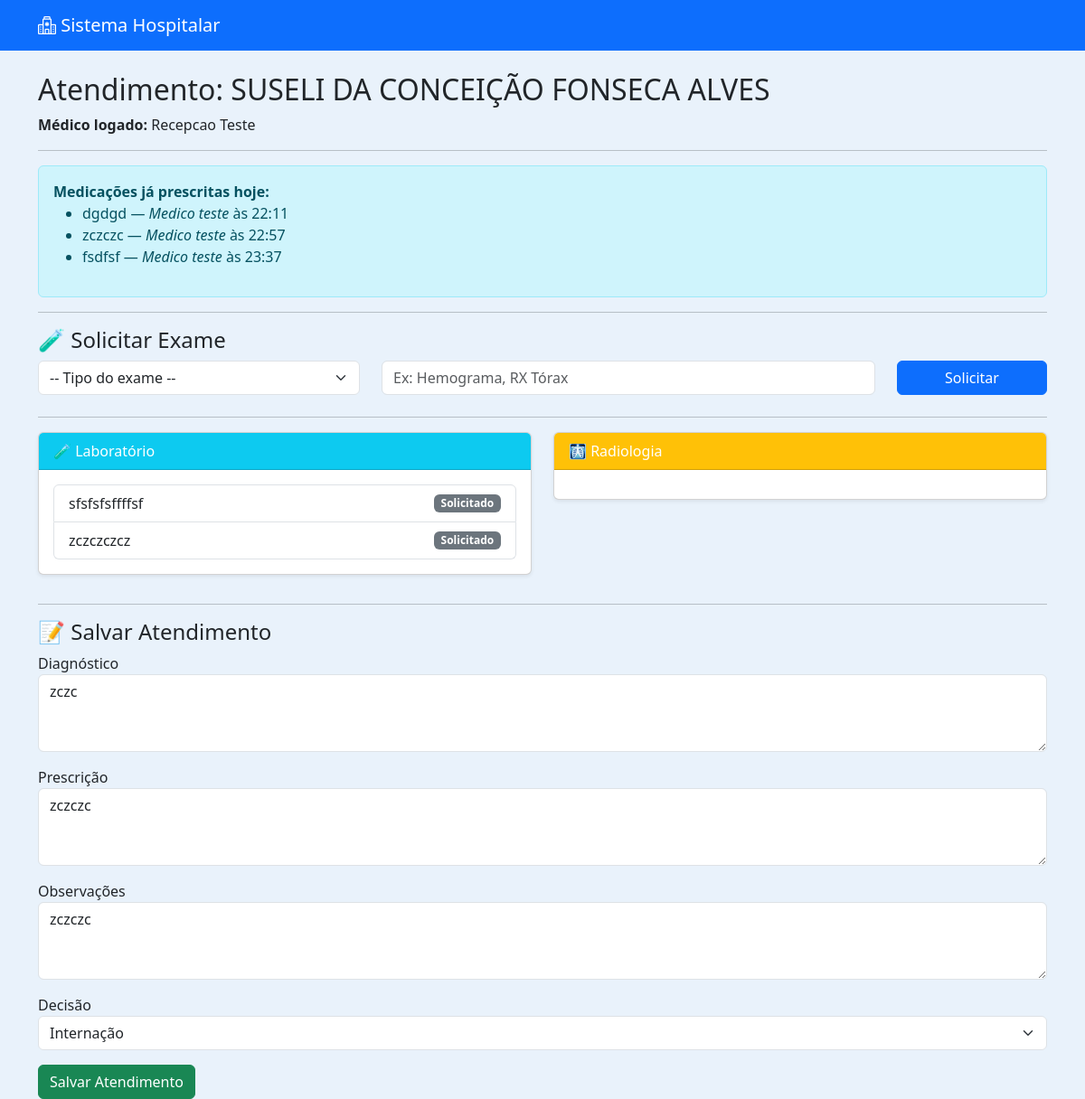
The page /medico/editar/18/ (signed in) on the database its author committed.
### medico/models.py (models this page shows, shortened)
class Atendimento(models.Model):
    paciente = models.ForeignKey(
        Paciente,
        on_delete=models.CASCADE
    )
    medico = models.ForeignKey(
        Usuario,
        on_delete=models.SET_NULL,  # ⚠ Melhor que CASCADE
        null=True,
        related_name="atendimentos_realizados"
    )
    triagem = models.OneToOneField(
        Triagem,
        on_delete=models.CASCADE
    )
    diagnostico = models.TextField(blank=True, null=True)
    prescricao = models.TextField(blank=True, null=True)
    observacoes = models.TextField(blank=True, null=True)
    DECISAO_CHOICES = [
        ("dispensar", "Dispensar"),
        ("medicacao", "Medicação"),
        ("internacao", "Internação"),
        ("exames", "Exames"),
    ]
    decisao = models.CharField(
        max_length=20,
        choices=DECISAO_CHOICES,
        blank=True,
        null=True
    )
    medicacao_aplicada = models.BooleanField(default=False)
    tecnico_aplicou = models.ForeignKey(
        Usuario,
        on_delete=models.SET_NULL,
        null=True,
        blank=True,
        related_name="medicacoes_aplicadas"
    )
    horario_medicacao = models.DateTimeField(
        null=True,
        blank=True
    )
    data_atendimento = models.DateTimeField(auto_now_add=True)
    finalizado = models.BooleanField(default=False)

class Exame(models.Model):
    TIPO_CHOICES = [
        ("laboratorio", "Laboratório"),
        ("radiologia", "Radiologia"),
    ]
    atendimento = models.ForeignKey(
        "Atendimento",
        on_delete=models.CASCADE,
        related_name="exames"
    )
    tipo = models.CharField(
        max_length=20,
        choices=TIPO_CHOICES,
        default="laboratorio"
    )
    nome = models.CharField(max_length=150)
    status = models.CharField(
        max_length=20,
        choices=[
            ("solicitado", "Solicitado"),
            ("pronto", "Pronto"),
        ],
        default="solicitado"
    )
    resultado = models.TextField(blank=True, null=True)
    data_solicitacao = models.DateTimeField(auto_now_add=True)

### pacientes/models.py (models this page shows, shortened)
class Paciente(models.Model):
    nome = models.CharField(max_length=100)
    nome_social = models.CharField(max_length=100, blank=True, null=True)
    nome_mae = models.CharField(max_length=100)
    nome_pai = models.CharField(max_length=100, blank=True, null=True)
    cpf = models.CharField(
        max_length=14,
        unique=True,
        validators=[
            RegexValidator(
                r'^\d{3}\.\d{3}\.\d{3}-\d{2}$',
                'CPF inválido! Use XXX.XXX.XXX-XX'
            )
        ]
    )
    data_nascimento = models.DateField()
    SEXO_BIOLOGICO_CHOICES = [
        ('M', 'Masculino'),
        ('F', 'Feminino'),
        ('I', 'Intersexo'),
    ]
    sexo_biologico = models.CharField(max_length=1, choices=SEXO_BIOLOGICO_CHOICES)
    identidade_genero = models.CharField(max_length=50)
    orientacao_sexual = models.CharField(max_length=50)
    NACIONALIDADE_CHOICES = [
        ('BRASILEIRA', 'Brasileira'),
        ('ARGENTINA', 'Argentina'),
        ('BOLIVIANA', 'Boliviana'),
        ('CHILENA', 'Chilena'),
        ('COLOMBIANA', 'Colombiana'),
        ('PARAGUAIA', 'Paraguaia'),
        ('PERUANA', 'Peruana'),
        ('URUGUAIA', 'Uruguaia'),
        ('VENEZUELANA', 'Venezuelana'),
        ('OUTRA', 'Outra'),
    ]
    nacionalidade = models.CharField(
        max_length=20,
        choices=NACIONALIDADE_CHOICES,
        default='BRASILEIRA'
    )
    naturalidade = models.CharField(max_length=100)
    RACA_COR_CHOICES = [
        ('BRANCA', 'Branca'),
        ('PRETA', 'Preta'),
        ('PARDA', 'Parda'),
        ('AMARELA', 'Amarela'),
        ('INDIGENA', 'Indígena'),
    ]
    raca_cor = models.CharField(max_length=10, choices=RACA_COR_CHOICES)
    ESTADO_CIVIL_CHOICES = [
        ('SOLTEIRO', 'Solteiro(a)'),
        ('CASADO', 'Casado(a)'),
        ('DIVORCIADO', 'Divorciado(a)'),
        ('VIUVO', 'Viúvo(a)'),
        ('UNIAO_ESTAVEL', 'União Estável'),
    ]
    estado_civil = models.CharField(max_length=20, choices=ESTADO_CIVIL_CHOICES)
    ESCOLARIDADE_CHOICES = [
        ('SEM_INSTRUCAO', 'Sem instrução'),
        ('FUNDAMENTAL_INCOMPLETO', 'Fundamental incompleto'),
        ('FUNDAMENTAL_COMPLETO', 'Fundamental completo'),
        ('MEDIO_INCOMPLETO', 'Médio incompleto'),
        ('MEDIO_COMPLETO', 'Médio completo'),
        ('SUPERIOR_INCOMPLETO', 'Superior incompleto'),
        ('SUPERIOR_COMPLETO', 'Superior completo'),
        ('POS_GRADUACAO', 'Pós-graduação'),
        ('MESTRADO', 'Mestrado'),
        ('DOUTORADO', 'Doutorado'),
    ]
    escolaridade = models.CharField(max_length=30, choices=ESCOLARIDADE_CHOICES)
    profissao = models.CharField(max_length=50)
    rg = models.CharField(max_length=20)
    orgao_emissor = models.CharField(max_length=10)
    UF_CHOICES = [
        ('AC','AC'), ('AL','AL'), ('AP','AP'), ('AM','AM'),
        ('BA','BA'), ('CE','CE'), ('DF','DF'), ('ES','ES'),
        ('GO','GO'), ('MA','MA'), ('MT','MT'), ('MS','MS'),
        ('MG','MG'), ('PA','PA'), ('PB','PB'), ('PR','PR'),
        ('PE','PE'), ('PI','PI'), ('RJ','RJ'), ('RN','RN'),
        ('RS','RS'), ('RO','RO'), ('RR','RR'), ('SC','SC'),
        ('SP','SP'), ('SE','SE'), ('TO','TO'),
    ]
    uf_rg = models.CharField(max_length=2, choices=UF_CHOICES)
    cep = models.CharField(
        max_length=9,
        validators=[
            RegexValidator(
                r'^\d{5}-\d{3}$',
                'CEP inválido! Use XXXXX-XXX'
            )
        ]
    )
    endereco = models.CharField(max_length=100)
    numero = models.CharField(max_length=10)
    complemento = models.CharField(max_length=50, blank=True, null=True)
    bairro = models.CharField(max_length=50)
    municipio = models.CharField(max_length=50)
    uf = models.CharField(max_length=2, choices=UF_CHOICES)
    ZONA_CHOICES = [
        ('URBANA', 'Urbana'),
        ('RURAL', 'Rural'),
    ]
    zona = models.CharField(max_length=6, choices=ZONA_CHOICES)
    telefone_fixo = models.CharField(
        max_length=15,
        blank=True,
        null=True,
        validators=[
            RegexValidator(
                r'^\(\d{2}\)\s\d{4}-\d{4}$',
                'Telefone inválido! Use (XX) XXXX-XXXX'
            )
        ]
    )
    celular = models.CharField(
        max_length=15,
        validators=[
            RegexValidator(
                r'^\(\d{2}\)\s\d{5}-\d{4}$',
                'Celular inválido! Use (XX) XXXXX-XXXX'
            )
        ]
    )
    whatsapp = models.BooleanField(default=False)
    email = models.EmailField(blank=True, null=True)
    cartao_sus = models.CharField(max_length=18, blank=True, null=True)
    criado_por = models.ForeignKey(
        User,
        on_delete=models.SET_NULL,
        null=True,
        blank=True,
        related_name='pacientes_criados'
    )
    data_criacao = models.DateTimeField(default=timezone.now, editable=False)
    data_atualizacao = models.DateTimeField(auto_now=True)

### usuarios/models.py (models this page shows, shortened)
class Usuario(AbstractUser):
    PERFIL_CHOICES = [
        ('administrador', 'Administrador'),
        ('medico', 'Médico'),
        ('enfermeiro', 'Enfermeiro'),
        ('tecnico', 'Técnico'),
        ('recepcao', 'Recepção'),
    ]
    perfil = models.CharField(max_length=20, choices=PERFIL_CHOICES, default='recepcao')
    cpf = models.CharField("CPF", max_length=14, unique=True, blank=True, null=True)
    data_nascimento = models.DateField("Data de Nascimento", blank=True, null=True)
    telefone = models.CharField("Telefone", max_length=20, blank=True, null=True)
    endereco = models.CharField("Endereço", max_length=255, blank=True, null=True)
    cidade = models.CharField("Cidade", max_length=100, blank=True, null=True)
    estado = models.CharField("Estado", max_length=50, blank=True, null=True)
    cep = models.CharField("CEP", max_length=10, blank=True, null=True)
    crm = models.CharField("CRM", max_length=20, blank=True, null=True)
    coren = models.CharField("COREN", max_length=20, blank=True, null=True)

### medico/views.py (the view, shortened to what this page needs)
# urls.py: path('editar/<int:atendimento_id>/', views.editar_atendimento, name='editar_atendimento'),
@login_required
def editar_atendimento(request, atendimento_id):
    atendimento = get_object_or_404(Atendimento, id=atendimento_id)
    paciente = atendimento.paciente
    hoje = timezone.localdate()
    atendimentos_hoje = Atendimento.objects.filter(
        paciente=paciente,
        data_atendimento__date=hoje
    ).order_by('data_atendimento')
    medicacoes_dia = [
        (a.prescricao, a.medico.get_full_name(), a.data_atendimento.time())
        for a in atendimentos_hoje
        if a.prescricao and a.prescricao.strip()
    ]
    exames = atendimento.exames.all()
    return render(request, "medico/atendimento.html", {
        "atendimento": atendimento,
        "medicacoes_dia": medicacoes_dia,
        "atendimentos_hoje": atendimentos_hoje,
        "exames": exames,
    })

### medico/templates/medico/atendimento.html (shortened to what this page needs)
{% extends 'usuarios/base.html' %}
{% block content %}
<h2>Atendimento: {{ atendimento.paciente.nome }}</h2>
<p><strong>Médico logado:</strong> {{ request.user.get_full_name }}</p>
<hr>
{% if medicacoes_dia %}
<div class="alert alert-info">
    <strong>Medicações já prescritas hoje:</strong>
    <ul>
        {% for prescricao, medico, hora in medicacoes_dia %}
            <li>{{ prescricao }} — <em>{{ medico }}</em> às {{ hora|time:"H:i" }}</li>
        {% endfor %}
    </ul>
</div>
{% endif %}
<hr>
<h4>🧪 Solicitar Exame</h4>
<form method="POST" class="mb-4">
    <div class="row mb-2">
        <div class="col-md-4">
            <select name="tipo_exame" class="form-select" required>
                <option value="">-- Tipo do exame --</option>
            </select>
        </div>
        <div class="col-md-6">
            <input type="text" name="nome_exame" placeholder="Ex: Hemograma, RX Tórax" class="form-control" required>
        </div>
        <div class="col-md-2">
            <button type="submit" class="btn btn-primary w-100">Solicitar</button>
        </div>
    </div>
</form>
<hr>
<div class="row">
    <div class="col-md-6 mb-3">
        <div class="card shadow-sm">
            <div class="card-header bg-info text-white">🧪 Laboratório</div>
            <div class="card-body">
                {% if exames %}
                <ul class="list-group">
                    {% for exame in exames %}
                        {% if exame.tipo == "laboratorio" %}
                        <li class="list-group-item d-flex justify-content-between align-items-center">
                            {{ exame.nome }}
                            {% if exame.status == "pronto" %}
                                <span class="badge bg-success">{{ exame.status|capfirst }}</span>
                            {% else %}
                                <span class="badge bg-secondary">{{ exame.status|capfirst }}</span>
                            {% endif %}
                        </li>
                        {% endif %}
                    {% endfor %}
                </ul>
                {% else %}
                    <p class="text-muted">Nenhum exame solicitado.</p>
                {% endif %}
            </div>
        </div>
    </div>
    <div class="col-md-6 mb-3">
        <div class="card shadow-sm">
            <div class="card-header bg-warning text-white">🩻 Radiologia</div>
            <div class="card-body">
            </div>
        </div>
    </div>
</div>
<hr>
<h4>📝 Salvar Atendimento</h4>
<form method="POST">
    <div class="mb-3">
        <label>Diagnóstico</label>
        <textarea name="diagnostico" class="form-control" rows="3">{{ atendimento.diagnostico }}</textarea>
    </div>
    <div class="mb-3">
        <label>Prescrição</label>
        <textarea name="prescricao" class="form-control" rows="3">{{ atendimento.prescricao }}</textarea>
    </div>
    <div class="mb-3">
        <label>Observações</label>
        <textarea name="observacoes" class="form-control" rows="3">{{ atendimento.observacoes }}</textarea>
    </div>
    <div class="mb-3">
        <label>Decisão</label>
        <select name="decisao" class="form-select" required>
            <option value="internacao" {% if atendimento.decisao == "internacao" %}selected{% endif %}>Internação</option>
        </select>
    </div>
    <button type="submit" class="btn btn-success">Salvar Atendimento</button>
</form>
{% endblock %}

### usuarios/templates/usuarios/base.html (style rules this page uses)
body { background-color: #e9f2fb; }

### rows shown on the page
Atendimento: paciente.nome "SUSELI DA CONCEIÇÃO FONSECA ALVES", medicacoes_dia "zczczc", diagnostico "zczc", prescricao "zczczc", observacoes "zczczc", decisao "Internação"
Usuario: user.get_full_name "Recepcao Teste"
Atendimento: medicacoes_dia "dgdgd"
Atendimento: medicacoes_dia "fsdfsf"
Exame: nome "sfsfsfsffffsf", status "Solicitado"
Exame: nome "zczczczcz", status "Solicitado"

### other values the page prints
{{ medico }} "Medico teste" "Medico teste" "Medico teste"
{{ hora|time:"H:i" }} "22:11" "22:57" "23:37"
